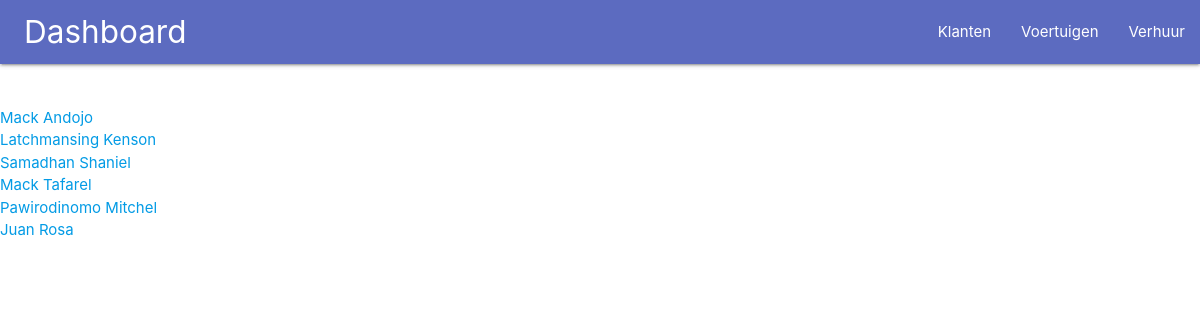
/search/resultsklant.php, run on the app's committed database.
### tables this page shows
CREATE TABLE `tbl_klanten` (
  `klantid` int(255) NOT NULL,
  `naam` varchar(255) NOT NULL,
  `voornaam` varchar(255) NOT NULL,
  `bedrijf` varchar(255) NOT NULL,
  `straatnaam` varchar(255) NOT NULL,
  `huisnummer` int(50) NOT NULL,
  `toevoeging` varchar(50) NOT NULL,
  `telefoon` int(255) NOT NULL
);

### search/resultsklant.php (the view, shortened to what this page needs)
<?php
require_once "../config.php";
 ?>
<!DOCTYPE html>
<html lang="en">
<head>
    <link rel="stylesheet" href="../materialize/css/materialize.min.css">
    <link rel="stylesheet" href="../style.css">
</head>
<body>
    <div class="row">
        <div class="navbar-fixed">
            <nav>
                <div class="nav-wrapper indigo lighten-1 custom-nav">
                    <a href="../" class="brand-logo custom-logo">Dashboard</a>
                    <ul class="right hide-on-med-and-down">
                        <li><a href="../klantenregistratie.php">Klanten</a></li>
                        <li><a href="../voertuigenregistratie.php">Voertuigen</a></li>
                        <li><a href="../verhuur.php">Verhuur</a></li>
                    </ul>
                </div>
            </nav>
        </div>
    </div>
    <br>
    <div class="row col 12">
        <?php
$searchterm = mysqli_real_escape_string($link, $_GET['search_klant']);
$searchterm = htmlspecialchars($searchterm);
$raw_results = mysqli_query($link,"SELECT * FROM tbl_klanten WHERE (`naam` LIKE '%".$searchterm."%') OR (`voornaam` LIKE '%".$searchterm."%') OR (`bedrijf` LIKE '%".$searchterm."%')") or die(mysqli_error($link));
while($results = mysqli_fetch_array($raw_results)){
                echo "<a>"
                .$results['naam']
                , " "
                .$results['voornaam'].
                "</a>";
                echo "<br>";
    }
        ?>
    </div>
</body>
</html>

### style.css (style rules this page uses)
.custom-logo { margin-left: 2%; }

### data on the page
tbl_klanten: naam "Mack", voornaam "Andojo"
tbl_klanten: naam "Latchmansing", voornaam "Kenson"
tbl_klanten: naam "Samadhan", voornaam "Shaniel"
tbl_klanten: naam "Mack", voornaam "Tafarel"
tbl_klanten: naam "Pawirodinomo", voornaam "Mitchel"
tbl_klanten: naam "Juan", voornaam "Rosa"
